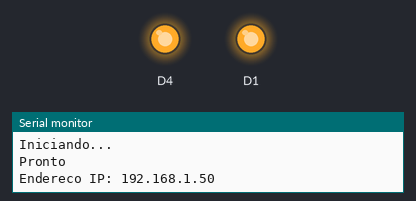
The sketch below on a simulated ESP8266 (NodeMCU). Parts: output pins drawn as LEDs (lit = HIGH), the last lines printed to the serial monitor. WiFi joins after 1.5 s; servers stay silent unless stated.

Above: at 16.5 s.
At 33.5 s:
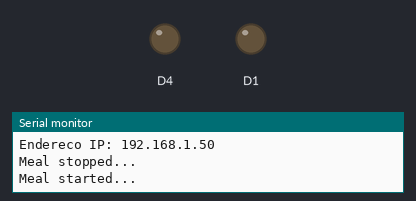
Timing chart, 0 to 45.7 s (numbered marks = the images above):
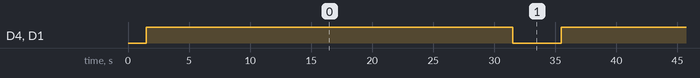

The sketch:

comedouro2.0.ino
```cpp
#include <stdio.h>
#include <ESP8266WiFi.h>
#include <ESP8266mDNS.h>
#include <ArduinoOTA.h>
#include <ESP8266HTTPClient.h>


const char* ssid = "NOBERTO";
const char* password = "thaybevbeto";

int  apertureTime    = 30;

void setup() {
  pinMode(D4, OUTPUT);
  pinMode(D1, OUTPUT);
  digitalWrite(D1, LOW);
  digitalWrite(D4, LOW);
  Serial.begin(115200);
  Serial.println("Iniciando...");
  WiFi.mode(WIFI_STA);
  WiFi.begin(ssid, password);
  while (WiFi.waitForConnectResult() != WL_CONNECTED) {
    Serial.println("Conexao falhou! Reiniciando...");
    delay(5000);
    ESP.restart();
  }

  ArduinoOTA.onStart([]() {
    Serial.println("Inicio...");
  });
  ArduinoOTA.onEnd([]() {
    Serial.println("nFim!");
  });
  ArduinoOTA.onProgress([](unsigned int progress, unsigned int total) {
    Serial.printf("Progresso: %u%%r", (progress / (total / 100)));
  });
  ArduinoOTA.onError([](ota_error_t error) {
    Serial.printf("Erro [%u]: ", error);
    if (error == OTA_AUTH_ERROR) Serial.println("Autenticacao Falhou");
    else if (error == OTA_BEGIN_ERROR) Serial.println("Falha no Inicio");
    else if (error == OTA_CONNECT_ERROR) Serial.println("Falha na Conexao");
    else if (error == OTA_RECEIVE_ERROR) Serial.println("Falha na Recepcao");
    else if (error == OTA_END_ERROR) Serial.println("Falha no Fim");
  });
  ArduinoOTA.begin();
  Serial.println("Pronto");
  Serial.print("Endereco IP: ");
  Serial.println(WiFi.localIP());
}

void stopMeal(){
  digitalWrite(D1, LOW); // Apaga sinal 2
  digitalWrite(D4, LOW);
  Serial.println("Meal stopped...");
}

void startMeal(){
  digitalWrite(D1, HIGH); // Aciona sinal 2
  digitalWrite(D4, HIGH);
  delay(apertureTime*1000);
  stopMeal();
  Serial.println("Meal started...");
}

void loop() {
  ArduinoOTA.handle(); // requisita o OTA (Over The Air)

  // início comedouro
  startMeal();
  delay(4000);
}
```

Measured:
- by itself, D4, D1: alternates HIGH for 30.0 s and LOW for 4.0 s
